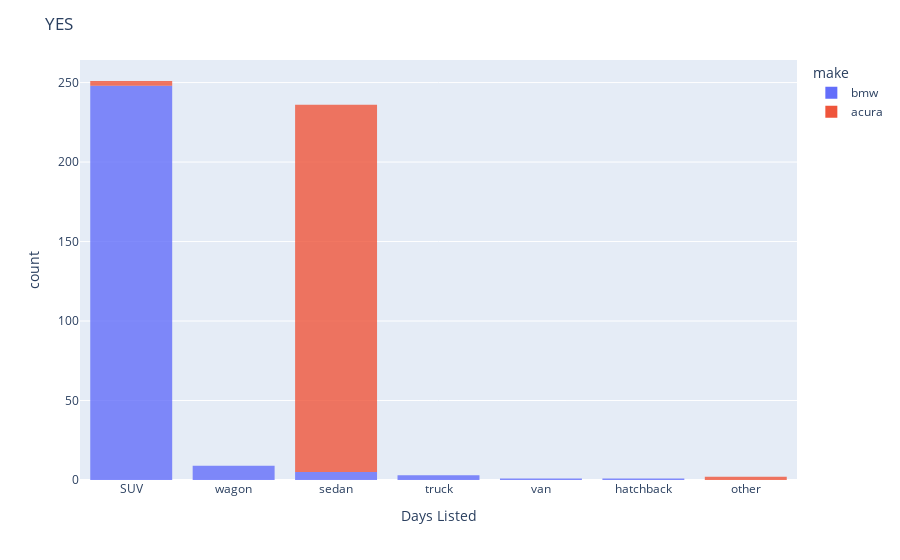

This figure's notebook cell:
### Code cell
from locale import normalize


test = df.query("make == 'bmw' or make == 'acura'")

fig = px.histogram(test, x='type', color='make', opacity=.8)
fig.update_layout(xaxis_title_text='Days Listed')
fig.update_layout(title='YES')
fig.show()

### Figure 1 — Plotly figure (JSON) as saved in the notebook; plotly's stock layout.template omitted (floating-point values rounded to 4 significant figures; data arrays with more than 128 entries replaced by an {"elided": "..."} marker saying what was removed)
{"data": [{"alignmentgroup": "True", "bingroup": "x", "hovertemplate": "make=bmw<br>type=%{x}<br>count=%{y}<extra></extra>", "legendgroup": "bmw", "marker": {"color": "#636efa", "opacity": 0.8, "pattern": {"shape": ""}}, "name": "bmw", "offsetgroup": "bmw", "orientation": "v", "showlegend": true, "type": "histogram", "x": {"elided": "267 str values"}, "xaxis": "x", "yaxis": "y"}, {"alignmentgroup": "True", "bingroup": "x", "hovertemplate": "make=acura<br>type=%{x}<br>count=%{y}<extra></extra>", "legendgroup": "acura", "marker": {"color": "#EF553B", "opacity": 0.8, "pattern": {"shape": ""}}, "name": "acura", "offsetgroup": "acura", "orientation": "v", "showlegend": true, "type": "histogram", "x": {"elided": "236 str values"}, "xaxis": "x", "yaxis": "y"}], "layout": {"barmode": "relative", "legend": {"title": {"text": "make"}, "tracegroupgap": 0}, "margin": {"t": 60}, "title": {"text": "YES"}, "xaxis": {"anchor": "y", "domain": [0, 1], "title": {"text": "Days Listed"}}, "yaxis": {"anchor": "x", "domain": [0, 1], "title": {"text": "count"}}}}
